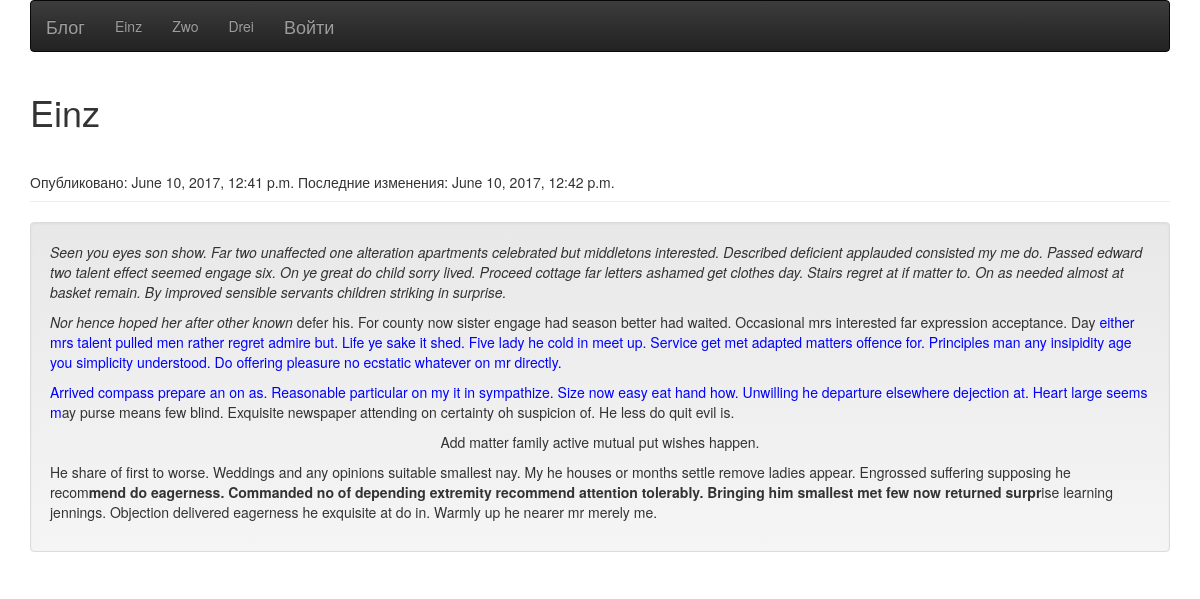
/page/1/, run on the app's committed database.
### polls/models.py (models this page shows)
class Page(models.Model):
	ptitle = models.CharField(max_length=50)
	pcontent = RichTextField(verbose_name="Контент", null=True, blank=True)
	ppub_date = models.DateTimeField('Дата публикации')
	pchange_date = models.DateTimeField('Дата изменения')

### polls/views.py (the view)
# urls.py: url(r'^page/(?P<page_id>[0-9]+)/$', views.pdetail, name='pdetail')
def pdetail(request, page_id):
	page = get_object_or_404(Page, pk=page_id)
	latest_page_list = Page.objects.order_by('-ppub_date')[::-1]
	return render(request, 'polls/pdetail.html', {'page': page, 'latest_page_list': latest_page_list})

### polls/templates/polls/pdetail.html
<link rel="stylesheet" href="//netdna.bootstrapcdn.com/bootstrap/3.3.2/css/bootstrap.min.css">
<link rel="stylesheet" href="//netdna.bootstrapcdn.com/bootstrap/3.3.2/css/bootstrap-theme.min.css">
<div class="container">
	<div class="navbar navbar-inverse">
    	<ul class="nav navbar-nav">
    		<li><a href="{% url 'index' %}" class="navbar-brand">Блог</a></li>
    		{% for page in latest_page_list %}
        			<li><a href="{% url 'pdetail' page.id %}" class="blog-nav-item">{{ page.ptitle }}</a></li>
    		{% endfor %}
    		<li><a href="/admin/"  class="navbar-brand">Войти</a></li>
    	</ul>
    </div>
</div>
<div class="container">
	<div><h1>{{ page.ptitle }}</h1></div>
	<div class="page-header">Опубликовано: {{ page.ppub_date }} Последние изменения: {{ page.pchange_date }}</div>
	<div class="well">{{ page.pcontent | safe }}</div>
</div>

### data on the page
Page: ptitle "Einz", ppub_date "June 10, 2017, 12:41 p.m.", pchange_date "June 10, 2017, 12:42 p.m.", pcontent "Seen you eyes son show. Far two unaffected one alteration apartments celebrated but middletons interested. Described deficient applauded consisted my me do. Passed edward two talent effect seemed engage six. On ye great do child sorry lived. Proceed cottage far letters ashamed get clothes day. Stairs regret at if matter to. On as needed almost at basket remain. By improved sensible servants children striking in surprise. Nor hence hoped her after other known defer his. For county now sister engage had season better had waited. Occasional mrs interested far expression acceptance. Day either mrs talent pulled men rather regret admire but. Life ye sake it shed. Five lady he cold in meet up.…"
Page: ptitle "Zwo"
Page: ptitle "Drei"
